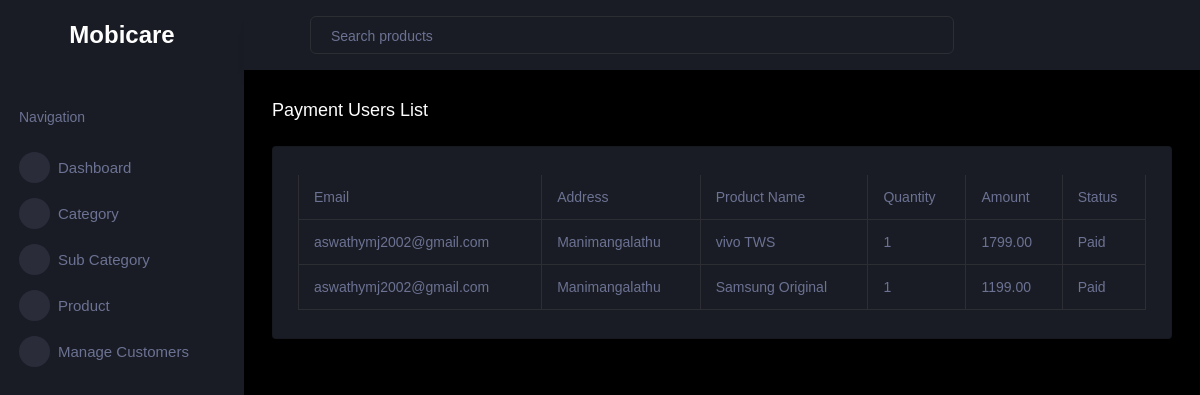
The app's page /paid_users/ with its own data.
### myapp/models.py (models this page shows, shortened)
class Payment(models.Model):
    STATUS_CHOICES = [
        ('Pending', 'Pending'),
        ('Completed', 'Completed'),
        ('Failed', 'Failed'),
    ]
    cart = models.ForeignKey(Cart, on_delete=models.CASCADE)
    amount = models.DecimalField(max_digits=10, decimal_places=2)
    status = models.CharField(max_length=20, choices=STATUS_CHOICES, default='Pending')
    created_at = models.DateTimeField(auto_now_add=True)

class Cart(models.Model):
    user = models.ForeignKey(settings.AUTH_USER_MODEL, on_delete=models.CASCADE)
    product = models.ForeignKey(Product, on_delete=models.CASCADE)
    quantity = models.PositiveIntegerField(default=1)
    added_at = models.DateTimeField(auto_now_add=True)

class CustomUser(AbstractUser):
    email = models.EmailField(unique=True)
    phone = models.CharField(max_length=15)
    address = models.TextField()
    pincode = models.CharField(max_length=6)
    ROLE_CHOICES = [
        ('technician', 'Technician'),
        ('user', 'User'),
        ('admin', 'Admin'),
    ]
    role = models.CharField(max_length=20, choices=ROLE_CHOICES)
    is_approved = models.BooleanField(default=False)
    STATUS_CHOICES = [
        ('active', 'Active'),
        ('inactive', 'Inactive'),
    ]
    status = models.CharField(max_length=10, choices=STATUS_CHOICES, default='active')
    qualification = models.FileField(upload_to='qualifications/', blank=True, null=True)

class Product(models.Model):
    name = models.CharField(max_length=100)
    description = models.TextField()
    price = models.DecimalField(max_digits=10, decimal_places=2)
    image = models.ImageField(upload_to='products/')
    quantity = models.PositiveIntegerField()
    subcategory = models.ForeignKey(SubCategory, on_delete=models.CASCADE)
    status = models.CharField(max_length=10, choices=STATUS_CHOICES, default='active')

### myapp/views.py (the view)
# urls.py: path('paid_users/',paid_users, name='paid_users'),
def paid_users(request):
    completed_payments = Payment.objects.filter(status='Paid')
    context = {
        'completed_payments': completed_payments
    }
    return render(request, 'paid_users.html', context)

### myapp/templates/paid_users.html (shortened to what this page needs)
{% load static %}
<!DOCTYPE html>
<html lang="en">
<head>
    <link rel="stylesheet" href="{% static 'assets/vendors/mdi/css/materialdesignicons.min.css' %}">
    <link rel="stylesheet" href="{% static 'assets/vendors/css/vendor.bundle.base.css' %}">
    <link rel="stylesheet" href="{% static 'assets/vendors/jvectormap/jquery-jvectormap.css' %}">
    <link rel="stylesheet" href="{% static 'assets/vendors/flag-icon-css/css/flag-icon.min.css' %}">
    <link rel="stylesheet" href="{% static 'assets/vendors/owl-carousel-2/owl.carousel.min.css' %}">
    <link rel="stylesheet" href="{% static 'assets/vendors/owl-carousel-2/owl.theme.default.min.css' %}">
    <link rel="stylesheet" href="{% static 'assets/css/style.css' %}">
</head>
<body>
    <div class="container-scroller">
        <nav class="sidebar sidebar-offcanvas" id="sidebar">
            <div class="sidebar-brand-wrapper d-none d-lg-flex align-items-center justify-content-center fixed-top">
                <span class="logo-text">Mobicare</span>
            </div>
            <ul class="nav">
                <li class="nav-item profile">
                    <div class="profile-desc">
                    </div>
                </li>
                <li class="nav-item nav-category">
                    <span class="nav-link">Navigation</span>
                </li>
                <li class="nav-item menu-items">
                    <a class="nav-link" href="{% url 'admin_view' %}">
                        <span class="menu-icon">
                            <i class="mdi mdi-speedometer"></i>
                        </span>
                        <span class="menu-title">Dashboard</span>
                    </a>
                </li>
                <li class="nav-item menu-items">
                    <a class="nav-link" data-toggle="collapse" href="#category-menu" aria-expanded="false" aria-controls="ui-basic">
                        <span class="menu-icon">
                            <i class="mdi mdi-laptop"></i>
                        </span>
                        <span class="menu-title">Category</span>
                        <i class="menu-arrow"></i>
                    </a>
                </li>
                <li class="nav-item menu-items">
                    <a class="nav-link" data-toggle="collapse" href="#subcategory-menu" aria-expanded="false" aria-controls="ui-basic">
                        <span class="menu-icon">
                            <i class="mdi mdi-laptop"></i>
                        </span>
                      <span class="menu-title">Sub Category</span>
                        <i class="menu-arrow"></i>
                    </a>
                </li>
                <li class="nav-item menu-items">
                    <a class="nav-link" data-toggle="collapse" href="#product-menu" aria-expanded="false" aria-controls="ui-basic">
                        <span class="menu-icon">
                            <i class="mdi mdi-playlist-play"></i>
                        </span>
                        <span class="menu-title">Product</span>
                        <i class="menu-arrow"></i>
                    </a>
                </li>
                <li class="nav-item menu-items">
                    <a class="nav-link" data-toggle="collapse" href="#paid-menu" aria-expanded="false" aria-controls="ui-basic">
                        <span class="menu-icon">
                            <i class="mdi mdi-playlist-play"></i>
                        </span>
                        <span class="menu-title">Manage Customers</span>
                        <i class="menu-arrow"></i>
                    </a>
                </li>
            </ul>
        </nav>
        <div class="container-fluid page-body-wrapper">
            <nav class="navbar p-0 fixed-top d-flex flex-row">
                <div class="navbar-menu-wrapper flex-grow d-flex align-items-stretch">
                    <button class="navbar-toggler navbar-toggler align-self-center" type="button" data-toggle="minimize">
                        <span class="mdi mdi-menu"></span>
                    </button>
                    <ul class="navbar-nav w-100">
                        <li class="nav-item w-100">
                            <form class="nav-link mt-2 mt-md-0 d-none d-lg-flex search">
                                <input type="text" class="form-control" placeholder="Search products">
                            </form>
                        </li>
                    </ul>
                </div>
            </nav>
            <div class="main-panel">
                <div class="content-wrapper">
                    <div class="page-header">
                        <h3 class="page-title">Payment Users List</h3>
                    </div>
                    <div class="row">
                        <div class="col-md-12 grid-margin stretch-card">
                            <div class="card">
                                <div class="card-body">
                                    <div class="table-responsive">
                                        <table class="table table-bordered">
                                            <thead>
                                                <tr>
                                                    <th>Email</th>
                                                    <th>Address</th>
                                                    <th>Product Name</th>
                                                    <th>Quantity</th>
                                                    <th>Amount</th>
                                                    <th>Status</th>
                                                </tr>
                                            </thead>
                                            <tbody>
                                                {% for payment in completed_payments %}
                                                    <tr>
                                                        <td>{{ payment.cart.user.email }}</td>
                                                        <td>{{ payment.cart.user.address }}</td>
                                                        <td>{{ payment.cart.product.name }}</td>
                                                        <td>{{ payment.cart.quantity }}</td>
                                                        <td>{{ payment.amount }}</td>
                                                        <td>{{ payment.status }}</td>
                                                    </tr>
                                                {% endfor %}
                                            </tbody>
                                        </table>
                                    </div>
                                </div>
                            </div>
                        </div>
                    </div>
                </div>
            </div>
            </div>
        </div>
</body>
</html>

### myapp/templates/paid_users.html (style rules this page uses)
.logo-text { font-size: 24px; color: #fff; font-weight: bold; }

### records on screen
Payment: cart.user.email "aswathymj2002@gmail.com", cart.user.address "Manimangalathu", cart.product.name "vivo TWS", cart.quantity "1", amount "1799.00", status "Paid"
Payment: cart.user.email "aswathymj2002@gmail.com", cart.user.address "Manimangalathu", cart.product.name "Samsung Original", cart.quantity "1", amount "1199.00", status "Paid"
